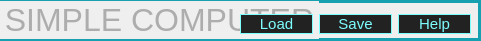
   <widget class="QGroupBox" name="SimpleComputerBox">
    <property name="geometry">
     <rect>
      <x>300</x>
      <y>10</y>
      <width>481</width>
      <height>41</height>
     </rect>
    </property>
    <property name="font">
     <font>
      <pointsize>24</pointsize>
     </font>
    </property>
    <property name="styleSheet">
     <string notr="true">QGroupBox {
color: #ADADAD; 
border: 3px solid #17A0AF;
}

QLabel { 
background-color : transparent; 
color : #7DFDFE; 
}

QLineEdit{
background-color: transparent;
border: 1px solid #7DFDFE;
color: #FFFFFF;
}

QPushButton{
background-color: #222222;
color: #7DFDFE; 
border: 1px solid #7DFDFE;
}

QPushButton:hover { 
color: #7DAFAF;
border: 1px solid #FF8533;
}
</string>
    </property>
    <property name="title">
     <string>SIMPLE COMPUTER</string>
    </property>
    <widget class="QWidget" name="layoutWidget">
     <property name="geometry">
      <rect>
       <x>240</x>
       <y>10</y>
       <width>231</width>
       <height>29</height>
      </rect>
     </property>
     <layout class="QHBoxLayout" name="loadSaveHelpBox">
      <item>
       <widget class="QPushButton" name="loadBtn">
        <property name="font">
         <font>
          <pointsize>11</pointsize>
         </font>
        </property>
        <property name="text">
         <string>Load</string>
        </property>
       </widget>
      </item>
      <item>
       <widget class="QPushButton" name="saveBtn">
        <property name="font">
         <font>
          <pointsize>11</pointsize>
         </font>
        </property>
        <property name="text">
         <string>Save</string>
        </property>
       </widget>
      </item>
      <item>
       <widget class="QPushButton" name="helpBtn">
        <property name="font">
         <font>
          <pointsize>11</pointsize>
         </font>
        </property>
        <property name="text">
         <string>Help</string>
        </property>
       </widget>
      </item>
     </layout>
    </widget>
   </widget>
